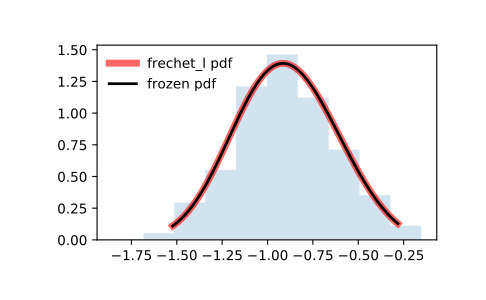

Write Python code to recreate this figure.
from scipy.stats import frechet_l
import matplotlib.pyplot as plt
fig, ax = plt.subplots(1, 1)

# Calculate a few first moments:

c = 3.63
mean, var, skew, kurt = frechet_l.stats(c, moments='mvsk')

# Display the probability density function (``pdf``):

x = np.linspace(frechet_l.ppf(0.01, c),
                frechet_l.ppf(0.99, c), 100)
ax.plot(x, frechet_l.pdf(x, c),
       'r-', lw=5, alpha=0.6, label='frechet_l pdf')

# Alternatively, the distribution object can be called (as a function)
# to fix the shape, location and scale parameters. This returns a "frozen"
# RV object holding the given parameters fixed.

# Freeze the distribution and display the frozen ``pdf``:

rv = frechet_l(c)
ax.plot(x, rv.pdf(x), 'k-', lw=2, label='frozen pdf')

# Check accuracy of ``cdf`` and ``ppf``:

vals = frechet_l.ppf([0.001, 0.5, 0.999], c)
np.allclose([0.001, 0.5, 0.999], frechet_l.cdf(vals, c))
# True

# Generate random numbers:

r = frechet_l.rvs(c, size=1000)

# And compare the histogram:

ax.hist(r, density=True, histtype='stepfilled', alpha=0.2)
ax.legend(loc='best', frameon=False)
plt.show()
